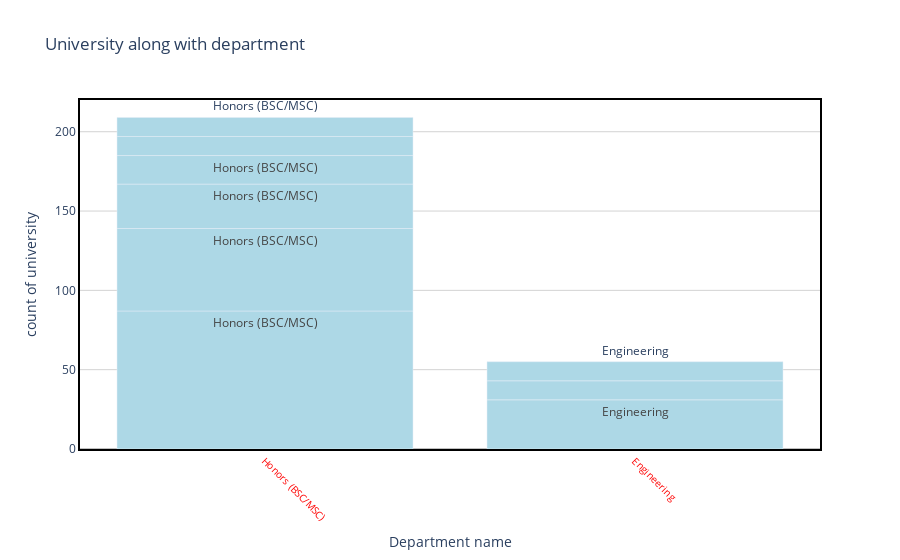

Notebook source saved alongside this figure:
### Code cell
draw_trace_bar(uni_counts,'Department','counts','University along with department','Department name','count of university')

### Figure 1 — Plotly figure (JSON) as saved in the notebook; plotly's stock layout.template omitted (floating-point values rounded to 4 significant figures)
{"data": [{"marker": {"color": "lightBlue"}, "text": ["Honors (BSC/MSC)", "Honors (BSC/MSC)", "Engineering", "Honors (BSC/MSC)", "Honors (BSC/MSC)", "Engineering", "Engineering", "Honors (BSC/MSC)", "Honors (BSC/MSC)"], "type": "bar", "x": ["Honors (BSC/MSC)", "Honors (BSC/MSC)", "Engineering", "Honors (BSC/MSC)", "Honors (BSC/MSC)", "Engineering", "Engineering", "Honors (BSC/MSC)", "Honors (BSC/MSC)"], "y": [87, 52, 31, 28, 18, 12, 12, 12, 12]}], "layout": {"hovermode": "closest", "paper_bgcolor": "rgba(0, 0, 0, 0)", "plot_bgcolor": "rgba(0, 0, 0, 0)", "title": {"text": "University along with department"}, "xaxis": {"linecolor": "black", "linewidth": 2, "mirror": true, "showline": true, "showticklabels": true, "tickangle": 45, "tickfont": {"color": "red", "size": 10}, "title": {"text": "Department name"}, "zeroline": true, "zerolinecolor": "grey", "zerolinewidth": 1}, "yaxis": {"gridcolor": "lightgrey", "linecolor": "black", "linewidth": 2, "mirror": true, "showline": true, "title": {"text": "count of university"}, "zeroline": true, "zerolinecolor": "grey", "zerolinewidth": 1}}}
